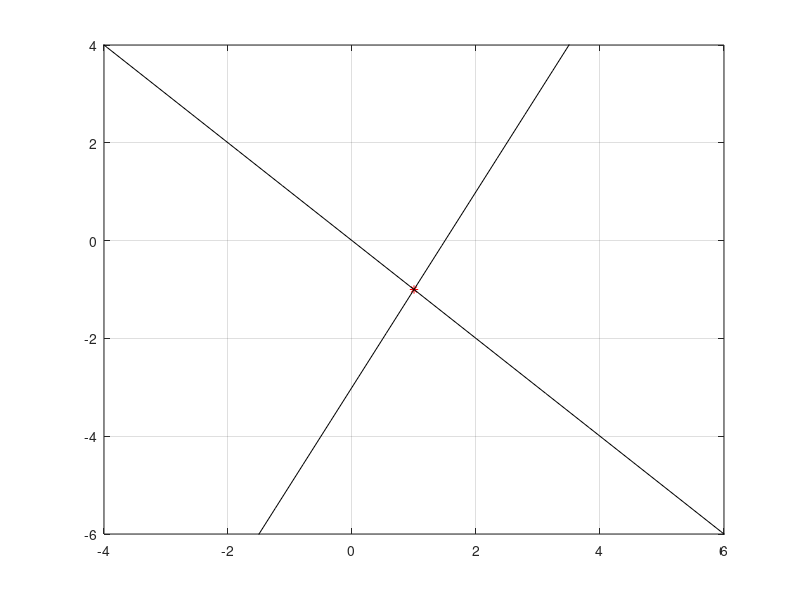

MATLAB code for this plot:
function phasePortreitLinSystem
    A = [1,2;4,3];
    b = [1; -1];
    tmax = 5;
    
  

% namirane na ravnovestna tochka
    eqPoint = A\(-b);
    eqPoint

    plot(eqPoint(1), eqPoint(2), "r*")

    axis([eqPoint(1)-5, eqPoint(1)+5, eqPoint(2)-5, eqPoint(2)+5])

    hold on;
    grid on;

    % sobstveni vektori i stoinosti na matricata A

    [T,D] = eig(A);

    % sobstveni pravi

    if imag(D(1,1)) == 0
        xx = -10:1:10;

        plot(eqPoint(1)+xx*T(1,1), eqPoint(2)+xx*T(2,1), "k");

        plot(eqPoint(1)+xx*T(1,2), eqPoint(2)+xx*T(2,2), "k");
    end

    function z = rhs(y,t)
       z = A*y +b;
    end




end